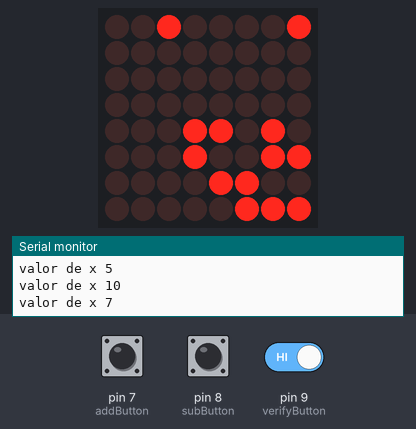
Simulated run of this sketch. Board: Arduino Uno, built with avr-gcc and run on an emulated ATmega328P. Shown: 8×8 LED matrix, the last lines printed to the serial monitor. Inputs (shaded band) come from the test bench; at power-on: pin 9 (verifyButton) HIGH, pin 7 (addButton) LOW, pin 8 (subButton) LOW. Random numbers use the default seed unless the sketch sets one.

Above: at 8.8 s.
8.9 s: pin 9 (verifyButton) driven LOW
At 12.7 s:
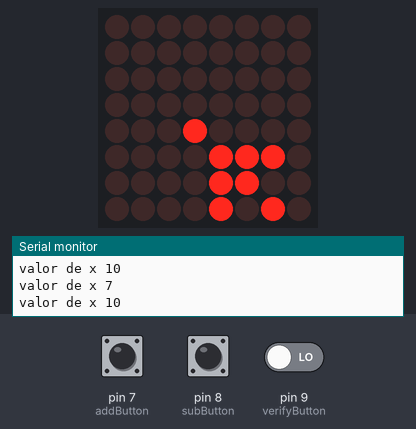
13.9 s: pin 7 (addButton) pulled HIGH for 3 s
At 17.5 s:
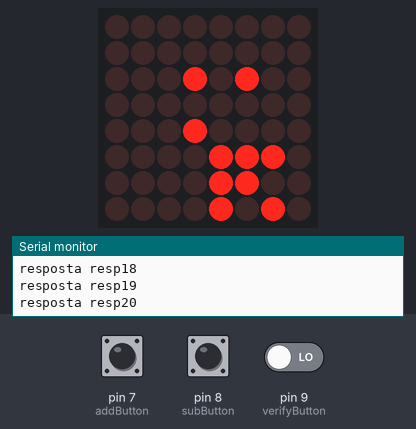
18.9 s: pin 7 (addButton) pulled HIGH for 3 s
At 22.5 s:
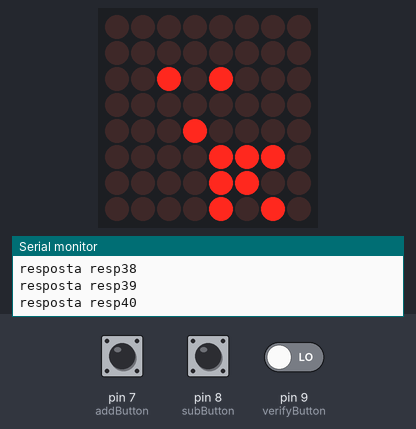
23.9 s: pin 9 (verifyButton) driven HIGH
At 24.4 s:
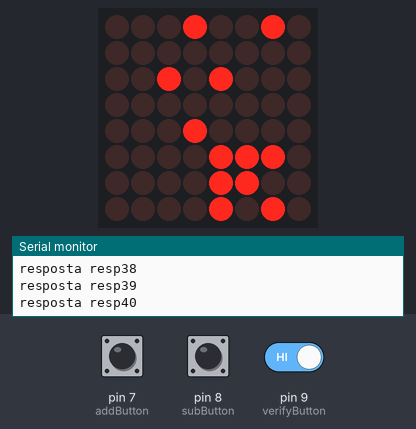
33.2 s: pin 9 (verifyButton) driven LOW
At 36.8 s:
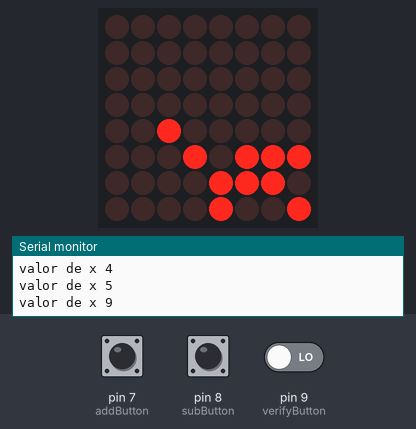
38.2 s: pin 8 (subButton) pulled HIGH for 3 s
At 42.0 s:
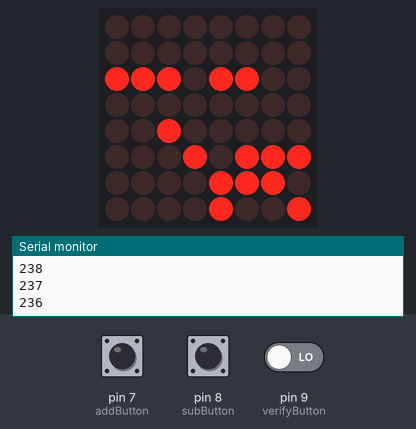

The sketch:

ledcontrolfinal.ino
```cpp
#include <LedControl.h>

int DIN = 12;
int CS =  11;
int CLK = 10;
int addButton = 7;
int subButton = 8;
int verifyButton = 9;
int resp = 0;
int esp;

LedControl lc=LedControl(DIN,CLK,CS,1);

int correct = 0;
byte neg[]=
{
  B00011100,
  B00010100,
  B11110110,
  B11000001,
  B11000001,
  B11000001,
  B11111110,
  B11111110
};

byte pos[] =
{
  B11111110,
  B11111110,
  B11000001,
  B11000001,
  B11000001,
  B11110110,
  B00010100,
  B00011100
};

int j1 (int x) {
  int a, b, c, j;

  j = random(0, 5);

  if(j == 0) {
    a = x+5;
    b = 2*x+5;
    c = 3*x+5;
    lc.clearDisplay(0);
    lc.setRow(0, 7, x);
    lc.setRow(0, 6, a);
    lc.setRow(0, 5, b);
    lc.setRow(0, 4, c);

    esp = 4*x+5;
  } else {
    if(j == 1) {
      a = 2*x;
      b = 4 * x;
      c = 8*x;
      lc.clearDisplay(0);
      lc.setRow(0, 7, x);
      lc.setRow(0, 6, a);
      lc.setRow(0, 5, b);
      lc.setRow(0, 4, c);

      esp = 16*x;
    } else {
      if(j == 2) {
        a = x+2;
        b = x+4;
        c = x+6;
        lc.clearDisplay(0);
        lc.setRow(0, 7, x);
        lc.setRow(0, 6, a);
        lc.setRow(0, 5, b);
        lc.setRow(0, 4, c);

        esp = x+8;
      } else {
        if(j == 3) {
          a = x+3;
          b = x+6;
          c = x+9;
          lc.clearDisplay(0);
          lc.setRow(0, 7, x);
          lc.setRow(0, 6, a);
          lc.setRow(0, 5, b);
          lc.setRow(0, 4, c);

          esp = x+12;
        } else {
          if(j == 4) {
            a = 3*x;
            b = 6*x;
            c = 12*x;
            lc.clearDisplay(0);
            lc.setRow(0, 7, x);
            lc.setRow(0, 6, a);
            lc.setRow(0, 5, b);
            lc.setRow(0, 4, c);

            esp = 24*x;
          }
        }
      }
    }
  }

  return esp;
};


void setup(){
 pinMode(addButton, INPUT);
 pinMode(subButton, INPUT);
 pinMode(verifyButton, INPUT);
 lc.shutdown(0,false);       //The MAX72XX is in power-saving mode on startup
 lc.setIntensity(0,1);      // Set the brightness to maximum value
 lc.clearDisplay(0);         // and clear the display
 Serial.begin(9600);
 Serial.flush();
 randomSeed(analogRead(A0));
}

void verify() { // verifica se a resposta esta correta e inicia novo jogo randomicamente.

    lc.setRow(0, 0, esp);
    delay(2500);

    if(resp == esp) {

      correct = 1;
    } else {
      correct = -1;
    }

    if(correct == 1) {
      printByte(pos);
      delay(1500);
    }
    if(correct == -1) {
      printByte(neg);
      delay(1500);
    }
    correct = 0;
    resp = 0;
  //jogo = jogos[random(0, 2)];
}

void printByte(byte character []) // imprime a imagem do byte no display.
{
  int i = 0;
  for(i=0;i<8;i++)
  {
    lc.setRow(0,i,character[i]);
  }
}
void loop(){
    int x;

    x = (int)random(0, 11);
    Serial.print("valor de x ");
    Serial.println(x);
    esp = j1(x);
    //printByte(jogo1);

    while(digitalRead(verifyButton) == 0) {
      if(digitalRead(addButton) == 1) {
        resp++;
        if(resp == 256) {
          resp = 0;
        }
        Serial.print("resposta resp");
        Serial.println(resp);
        lc.setRow(0,2, resp);
        delay(150);
      }

      if(digitalRead(subButton) == 1) {
        resp--;
        if(resp == -1) {
          resp = 255;
        }
        Serial.println(resp);
        lc.setRow(0,2, resp);
        delay(150);
      }
    }

    verify();

}
```

Measured:
- after the input at 13.9 s, the display: first changes at once (image 2 shows a later state)
- after the input at 18.9 s, the display: first changes at once (image 3 shows a later state)
- after the input at 23.9 s, the display: changes at once (image 4)
- after the input at 38.2 s, the display: first changes at once (image 6 shows a later state)
- what the display in image 4 shows lasts 2.5 s, from 23.9 s to 26.4 s
